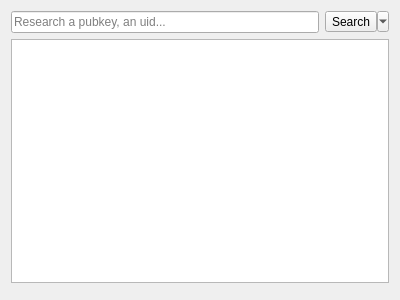
<?xml version="1.0" encoding="UTF-8"?>
<ui version="4.0">
 <class>IdentitiesTab</class>
 <widget class="QWidget" name="IdentitiesTab">
  <property name="geometry">
   <rect>
    <x>0</x>
    <y>0</y>
    <width>400</width>
    <height>300</height>
   </rect>
  </property>
  <property name="windowTitle">
   <string>Form</string>
  </property>
  <layout class="QVBoxLayout" name="verticalLayout">
   <item>
    <layout class="QHBoxLayout" name="horizontalLayout_3">
     <property name="topMargin">
      <number>0</number>
     </property>
     <item>
      <widget class="QLineEdit" name="edit_textsearch">
       <property name="placeholderText">
        <string>Research a pubkey, an uid...</string>
       </property>
      </widget>
     </item>
     <item>
      <widget class="QToolButton" name="button_search">
       <property name="text">
        <string>Search</string>
       </property>
       <property name="popupMode">
        <enum>QToolButton::MenuButtonPopup</enum>
       </property>
       <property name="toolButtonStyle">
        <enum>Qt::ToolButtonTextBesideIcon</enum>
       </property>
      </widget>
     </item>
    </layout>
   </item>
   <item>
    <widget class="QTableView" name="table_identities">
     <property name="contextMenuPolicy">
      <enum>Qt::CustomContextMenu</enum>
     </property>
     <property name="alternatingRowColors">
      <bool>true</bool>
     </property>
     <property name="sortingEnabled">
      <bool>true</bool>
     </property>
     <attribute name="horizontalHeaderShowSortIndicator" stdset="0">
      <bool>true</bool>
     </attribute>
     <attribute name="horizontalHeaderStretchLastSection">
      <bool>true</bool>
     </attribute>
     <attribute name="verticalHeaderVisible">
      <bool>false</bool>
     </attribute>
    </widget>
   </item>
   <item>
    <widget class="Busy" name="busy" native="true"/>
   </item>
  </layout>
 </widget>
 <customwidgets>
  <customwidget>
   <class>Busy</class>
   <extends>QWidget</extends>
   <header>sakia.gui.widgets.busy</header>
   <container>1</container>
  </customwidget>
 </customwidgets>
 <resources/>
 <connections/>
</ui>
